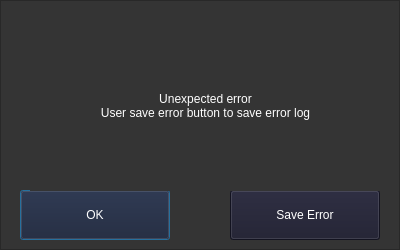
<?xml version="1.0" encoding="UTF-8"?>
<ui version="4.0">
 <class>Dialog</class>
 <widget class="QDialog" name="Dialog">
  <property name="geometry">
   <rect>
    <x>0</x>
    <y>0</y>
    <width>400</width>
    <height>250</height>
   </rect>
  </property>
  <property name="windowTitle">
   <string>Dialog</string>
  </property>
  <widget class="QFrame" name="frame">
   <property name="geometry">
    <rect>
     <x>0</x>
     <y>0</y>
     <width>400</width>
     <height>250</height>
    </rect>
   </property>
   <property name="styleSheet">
    <string notr="true">background-color: rgb(52, 52, 52)</string>
   </property>
   <property name="frameShape">
    <enum>QFrame::StyledPanel</enum>
   </property>
   <property name="frameShadow">
    <enum>QFrame::Raised</enum>
   </property>
   <widget class="QPushButton" name="ok">
    <property name="geometry">
     <rect>
      <x>20</x>
      <y>190</y>
      <width>150</width>
      <height>50</height>
     </rect>
    </property>
    <property name="minimumSize">
     <size>
      <width>0</width>
      <height>50</height>
     </size>
    </property>
    <property name="styleSheet">
     <string notr="true">color: rgb(255, 255, 255); font: 63 11pt &quot;Segoe UI Variable Display Semib&quot;;background-color: rgb(27, 27, 45)</string>
    </property>
    <property name="text">
     <string>OK</string>
    </property>
   </widget>
   <widget class="QPushButton" name="ok_2">
    <property name="geometry">
     <rect>
      <x>230</x>
      <y>190</y>
      <width>150</width>
      <height>50</height>
     </rect>
    </property>
    <property name="minimumSize">
     <size>
      <width>0</width>
      <height>50</height>
     </size>
    </property>
    <property name="styleSheet">
     <string notr="true">color: rgb(255, 255, 255); font: 63 11pt &quot;Segoe UI Variable Display Semib&quot;;background-color: rgb(27, 27, 45)</string>
    </property>
    <property name="text">
     <string>Save Error</string>
    </property>
   </widget>
   <widget class="QLabel" name="label">
    <property name="geometry">
     <rect>
      <x>30</x>
      <y>20</y>
      <width>351</width>
      <height>171</height>
     </rect>
    </property>
    <property name="styleSheet">
     <string notr="true">color: rgb(255, 255, 255); font: 63 13pt &quot;Segoe UI Variable Display Semib&quot;;</string>
    </property>
    <property name="text">
     <string>Unexpected error
User save error button to save error log</string>
    </property>
    <property name="alignment">
     <set>Qt::AlignCenter</set>
    </property>
   </widget>
  </widget>
 </widget>
 <resources/>
 <connections/>
</ui>
